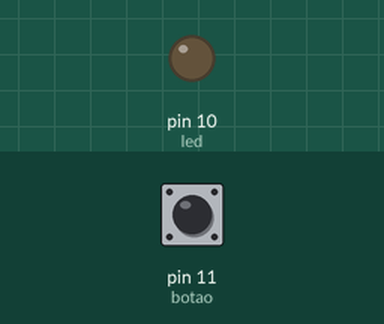
Recording of a sketch running on a simulated Arduino Uno, built with avr-gcc and run on an emulated ATmega328P. Parts: output pins drawn as LEDs (lit = HIGH). Inputs (shaded band) come from the test bench; at power-on: pin 11 (botao) LOW.

Above: at 1.2 s.
1.3 s: pin 11 (botao) pulled HIGH for 0.15 s
At 1.37 s:
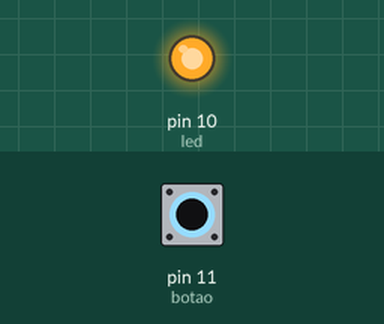
2.9 s: pin 11 (botao) pulled HIGH for 3.2 s
At 7.3 s:
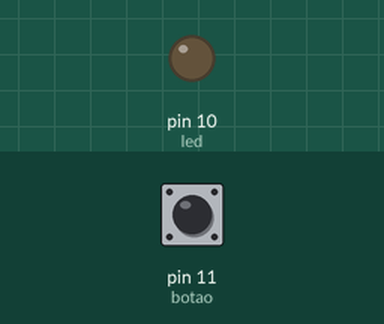
Timing chart, 0 to 8.8 s (numbered marks = the images above; inputs shaded):
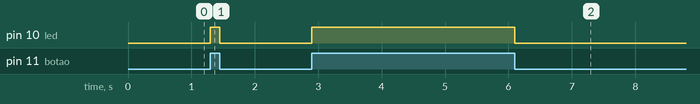

The sketch:

bot_o_de_acender_led1.ino
```cpp
// C++ code
//MURILO NUNES NETO
//2225202058

int led = 10;
int botao = 11;

int estadoBotao = 0;

void setup() {
	pinMode(led,OUTPUT);
  	pinMode(botao,INPUT);
}

void loop() {
  estadoBotao = digitalRead(botao);

  if(estadoBotao == HIGH) {
    digitalWrite(led, HIGH);
  } else {
    digitalWrite(led, LOW);
  }
}
```

botaoled.cpp
```cpp
// C++ code
//MURILO NUNES NETO
//2225202058

int led = 10;
int botao = 11;

int estadoBotao = 0;

void setup() {
	pinMode(led,OUTPUT);
  	pinMode(botao,INPUT);
}

void loop() {
  estadoBotao = digitalRead(botao);

  if(estadoBotao == HIGH) {
    digitalWrite(led, HIGH);
  } else {
    digitalWrite(led, LOW);
  }
}
```

Measured:
- after the input at 1.3 s, pin 10 (led): LOW → HIGH at once, → LOW 0.15 s later
- after the input at 2.9 s, pin 10 (led): LOW → HIGH at once, → LOW 3.2 s later
